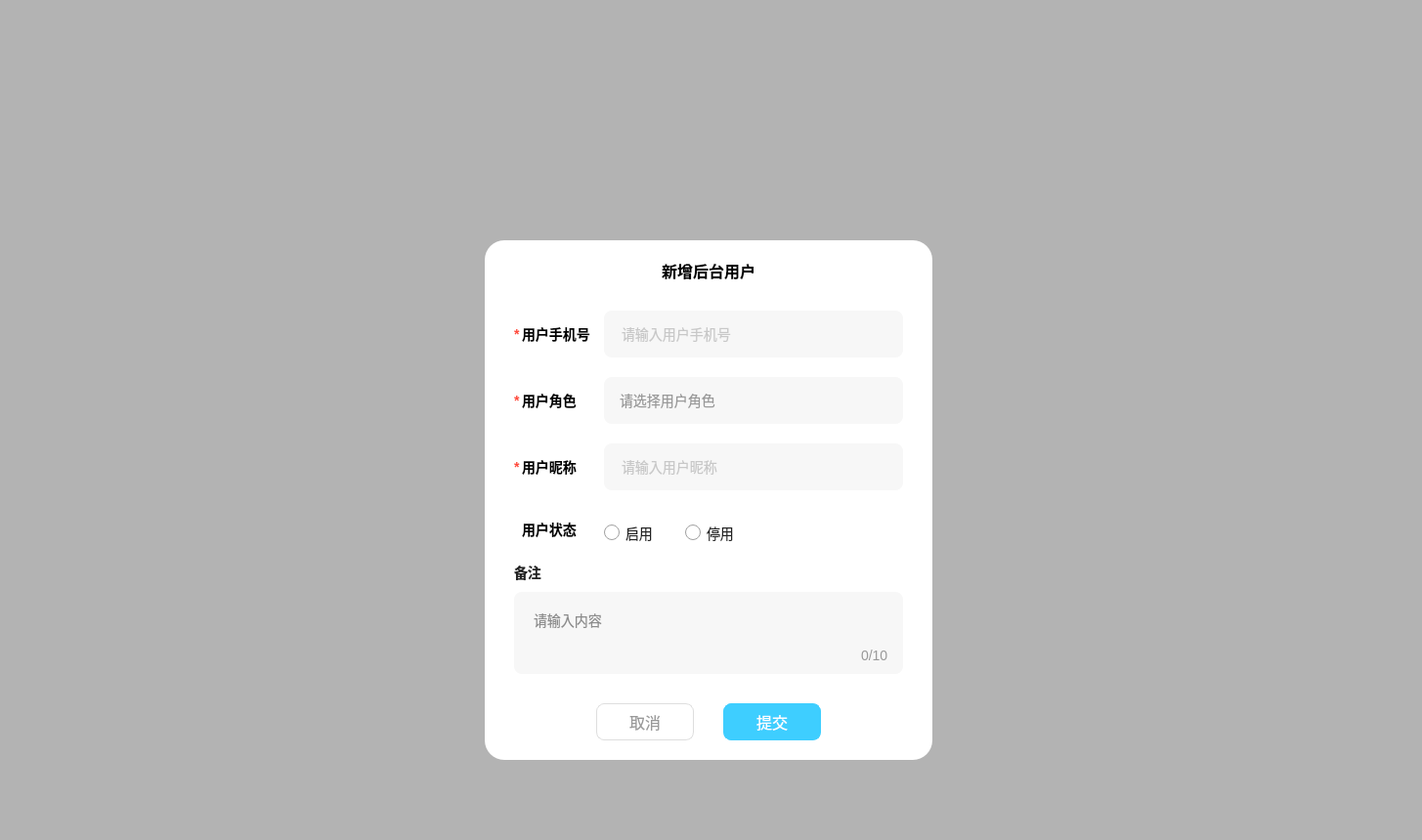
<?xml version="1.0" encoding="UTF-8"?>
<ui version="4.0">
 <class>EditUserDialog</class>
 <widget class="QWidget" name="EditUserDialog">
  <property name="geometry">
   <rect>
    <x>0</x>
    <y>0</y>
    <width>1455</width>
    <height>860</height>
   </rect>
  </property>
  <property name="windowTitle">
   <string>Form</string>
  </property>
  <property name="styleSheet">
   <string notr="true">#EditUserDialog {
 background-color: #FFFFFF;
}
*{
 font-family : 微软雅⿊;
 font-size : 14px;
}</string>
  </property>
  <layout class="QVBoxLayout" name="verticalLayout">
   <property name="spacing">
    <number>0</number>
   </property>
   <property name="leftMargin">
    <number>0</number>
   </property>
   <property name="topMargin">
    <number>0</number>
   </property>
   <property name="rightMargin">
    <number>0</number>
   </property>
   <property name="bottomMargin">
    <number>0</number>
   </property>
   <item>
    <widget class="QWidget" name="bg" native="true">
     <property name="minimumSize">
      <size>
       <width>0</width>
       <height>0</height>
      </size>
     </property>
     <property name="styleSheet">
      <string notr="true">#bg{
 background-color:rgba(0, 0, 0, 0.3);
}</string>
     </property>
     <layout class="QVBoxLayout" name="verticalLayout_2">
      <property name="spacing">
       <number>0</number>
      </property>
      <property name="leftMargin">
       <number>496</number>
      </property>
      <property name="topMargin">
       <number>164</number>
      </property>
      <property name="rightMargin">
       <number>0</number>
      </property>
      <property name="bottomMargin">
       <number>0</number>
      </property>
      <item>
       <widget class="QWidget" name="content" native="true">
        <property name="minimumSize">
         <size>
          <width>458</width>
          <height>532</height>
         </size>
        </property>
        <property name="maximumSize">
         <size>
          <width>458</width>
          <height>532</height>
         </size>
        </property>
        <property name="styleSheet">
         <string notr="true">#content{
 border-radius : 20px;
 background-color : #FFFFFF;
}
</string>
        </property>
        <widget class="QLabel" name="titleLabel">
         <property name="geometry">
          <rect>
           <x>181</x>
           <y>20</y>
           <width>96</width>
           <height>21</height>
          </rect>
         </property>
         <property name="styleSheet">
          <string notr="true">#titleLabel {
 font-size: 16px;
 font-weight: 900;
 line-height: 21px;
}
</string>
         </property>
         <property name="text">
          <string>新增后台用户</string>
         </property>
        </widget>
        <widget class="QLabel" name="starLabel">
         <property name="geometry">
          <rect>
           <x>30</x>
           <y>86</y>
           <width>16</width>
           <height>19</height>
          </rect>
         </property>
         <property name="styleSheet">
          <string notr="true">#starLabel {
 line-height: 19px;
 color: #FF4A3C;
 font-weight: 900;
}</string>
         </property>
         <property name="text">
          <string>*</string>
         </property>
        </widget>
        <widget class="QLineEdit" name="phoneEdit">
         <property name="geometry">
          <rect>
           <x>122</x>
           <y>72</y>
           <width>306</width>
           <height>48</height>
          </rect>
         </property>
         <property name="styleSheet">
          <string notr="true">#phoneEdit {
 background-color: #F7F7F7;
 border: none;
 border-radius: 8px;
 color: #999999;
 line-height: 14px;
 padding-left: 16px;
 placeholder-text-color: #999999;
}</string>
         </property>
         <property name="placeholderText">
          <string>请输入用户手机号</string>
         </property>
        </widget>
        <widget class="QLabel" name="phoneLabel">
         <property name="geometry">
          <rect>
           <x>38</x>
           <y>86</y>
           <width>77</width>
           <height>19</height>
          </rect>
         </property>
         <property name="styleSheet">
          <string notr="true">#phoneLabel{
 line-height: 19px;
 font-weight: 900;
}
</string>
         </property>
         <property name="text">
          <string>用户手机号</string>
         </property>
        </widget>
        <widget class="QLabel" name="starLabel2">
         <property name="geometry">
          <rect>
           <x>30</x>
           <y>154</y>
           <width>16</width>
           <height>19</height>
          </rect>
         </property>
         <property name="styleSheet">
          <string notr="true">#starLabel2 {
 line-height: 19px;
 color: #FF4A3C;
 font-weight: 900;
}</string>
         </property>
         <property name="text">
          <string>*</string>
         </property>
        </widget>
        <widget class="QLabel" name="roleLabel">
         <property name="geometry">
          <rect>
           <x>38</x>
           <y>154</y>
           <width>77</width>
           <height>19</height>
          </rect>
         </property>
         <property name="styleSheet">
          <string notr="true">#roleLabel {
 line-height: 19px;
 font-weight: 900;
}</string>
         </property>
         <property name="text">
          <string>用户角色</string>
         </property>
        </widget>
        <widget class="QComboBox" name="roleComboBox">
         <property name="geometry">
          <rect>
           <x>122</x>
           <y>140</y>
           <width>306</width>
           <height>48</height>
          </rect>
         </property>
         <property name="styleSheet">
          <string notr="true">QComboBox {
 background-color: #F7F7F7;
 border-radius: 8px;
 color: #999999;
 padding-left: 16px;
 placeholder-text-color: #999999;
}
QComboBox::drop-down {
 border: none;
 width: 33px;
}
QComboBox::down-arrow {
 width: 24px;
 height: 24px;
 background-color: transparent;
 image: url(:/images/admin/triangle2.png);
}
QComboBox QAbstractItemView {
 /* 去掉⿏标悬停在每个 item 上的虚线框 */ 
 outline: 0px;
}
QComboBox QAbstractItemView::item {
 color: #222222;
 padding-left:16px;
 background-color: #FFFFFF;
 height: 30px;
}
QComboBox QAbstractItemView::item:selected {
 background-color: #409CE1;
 color: #FFFFFF;
}</string>
         </property>
         <property name="placeholderText">
          <string>请选择用户角色</string>
         </property>
        </widget>
        <widget class="QLabel" name="starLabel3">
         <property name="geometry">
          <rect>
           <x>30</x>
           <y>222</y>
           <width>16</width>
           <height>19</height>
          </rect>
         </property>
         <property name="styleSheet">
          <string notr="true">#starLabel3 {
 line-height: 19px;
 color: #FF4A3C;
 font-weight: 900;
}</string>
         </property>
         <property name="text">
          <string>*</string>
         </property>
        </widget>
        <widget class="QLabel" name="nameLabel">
         <property name="geometry">
          <rect>
           <x>38</x>
           <y>222</y>
           <width>77</width>
           <height>19</height>
          </rect>
         </property>
         <property name="styleSheet">
          <string notr="true">#nameLabel {
 line-height: 19px;
 font-weight: 900;
}</string>
         </property>
         <property name="text">
          <string>用户昵称</string>
         </property>
        </widget>
        <widget class="QLineEdit" name="nameEdit">
         <property name="geometry">
          <rect>
           <x>122</x>
           <y>208</y>
           <width>306</width>
           <height>48</height>
          </rect>
         </property>
         <property name="styleSheet">
          <string notr="true">#nameEdit {
 background-color: #F7F7F7;
 border: none;
 border-radius: 8px;
 color: #999999;
 line-height: 14px;
 padding-left: 16px;
 placeholder-text-color: #999999;
}</string>
         </property>
         <property name="placeholderText">
          <string>请输入用户昵称</string>
         </property>
        </widget>
        <widget class="QLabel" name="statusLabel">
         <property name="geometry">
          <rect>
           <x>38</x>
           <y>286</y>
           <width>77</width>
           <height>19</height>
          </rect>
         </property>
         <property name="styleSheet">
          <string notr="true">#statusLabel {
 line-height: 19px;
 font-weight: 900;
}
</string>
         </property>
         <property name="text">
          <string>用户状态</string>
         </property>
        </widget>
        <widget class="QRadioButton" name="startRadioBtn">
         <property name="geometry">
          <rect>
           <x>122</x>
           <y>288</y>
           <width>61</width>
           <height>23</height>
          </rect>
         </property>
         <property name="styleSheet">
          <string notr="true">QRadioButton {
 color: #222222;
}
QRadioButton::checked {
 color: #3ECEFF;
}
QRadioButton::indicator {
 width: 16px;
 height: 16px;
}
QRadioButton::indicator::checked {
 image: url(:/images/admin/checked.png);
}
QRadioButton::indicator::unchecked {
 image: url(:/images/admin/unchecked.png);
}
</string>
         </property>
         <property name="text">
          <string>启用</string>
         </property>
        </widget>
        <widget class="QRadioButton" name="stopRadioBtn">
         <property name="geometry">
          <rect>
           <x>205</x>
           <y>288</y>
           <width>61</width>
           <height>23</height>
          </rect>
         </property>
         <property name="styleSheet">
          <string notr="true">QRadioButton {
 color: #222222;
}
QRadioButton::checked {
 color: #3ECEFF;
}
QRadioButton::indicator {
 width: 16px;
 height: 16px;
}
QRadioButton::indicator::checked {
 image: url(:/images/admin/checked.png);
}
QRadioButton::indicator::unchecked {
 image: url(:/images/admin/unchecked.png);
}
</string>
         </property>
         <property name="text">
          <string>停用</string>
         </property>
        </widget>
        <widget class="QLabel" name="remarkLabel">
         <property name="geometry">
          <rect>
           <x>30</x>
           <y>330</y>
           <width>69</width>
           <height>19</height>
          </rect>
         </property>
         <property name="styleSheet">
          <string notr="true">#remarkLabel{
 font-weight: 900;
 color: #222222;
}
</string>
         </property>
         <property name="text">
          <string>备注</string>
         </property>
        </widget>
        <widget class="QPlainTextEdit" name="commentTextEdit">
         <property name="geometry">
          <rect>
           <x>30</x>
           <y>360</y>
           <width>398</width>
           <height>84</height>
          </rect>
         </property>
         <property name="styleSheet">
          <string notr="true">#commentTextEdit {
 background-color: #F7F7F7;
 border: none;
 outline: none;
 border-radius: 8px;
 color: #222222;
 padding: 14px 16px 14px 16px;
 
}
</string>
         </property>
         <property name="placeholderText">
          <string>请输入内容</string>
         </property>
        </widget>
        <widget class="QLabel" name="wordCount">
         <property name="geometry">
          <rect>
           <x>385</x>
           <y>415</y>
           <width>41</width>
           <height>19</height>
          </rect>
         </property>
         <property name="styleSheet">
          <string notr="true">#wordCount{
 color : #999999;
}
</string>
         </property>
         <property name="text">
          <string>0/10</string>
         </property>
        </widget>
        <widget class="QPushButton" name="cancelBtn">
         <property name="geometry">
          <rect>
           <x>114</x>
           <y>474</y>
           <width>100</width>
           <height>38</height>
          </rect>
         </property>
         <property name="styleSheet">
          <string notr="true">#cancelBtn {
 background-color: #FFF;
 border: 1px solid #DEDEDE;
 border-radius: 8px;
 color: #999999;
 font-size: 16px;
}
</string>
         </property>
         <property name="text">
          <string>取消</string>
         </property>
        </widget>
        <widget class="QPushButton" name="submitBtn">
         <property name="geometry">
          <rect>
           <x>244</x>
           <y>474</y>
           <width>100</width>
           <height>38</height>
          </rect>
         </property>
         <property name="styleSheet">
          <string notr="true">#submitBtn {
 background-color: #3ECEFF;
 border: 1px solid #3ECEFF;
 border-radius: 8px;
 color: #FFFFFF;
 font-size: 16px;
}
</string>
         </property>
         <property name="text">
          <string>提交</string>
         </property>
        </widget>
       </widget>
      </item>
     </layout>
    </widget>
   </item>
  </layout>
 </widget>
 <resources/>
 <connections/>
</ui>
